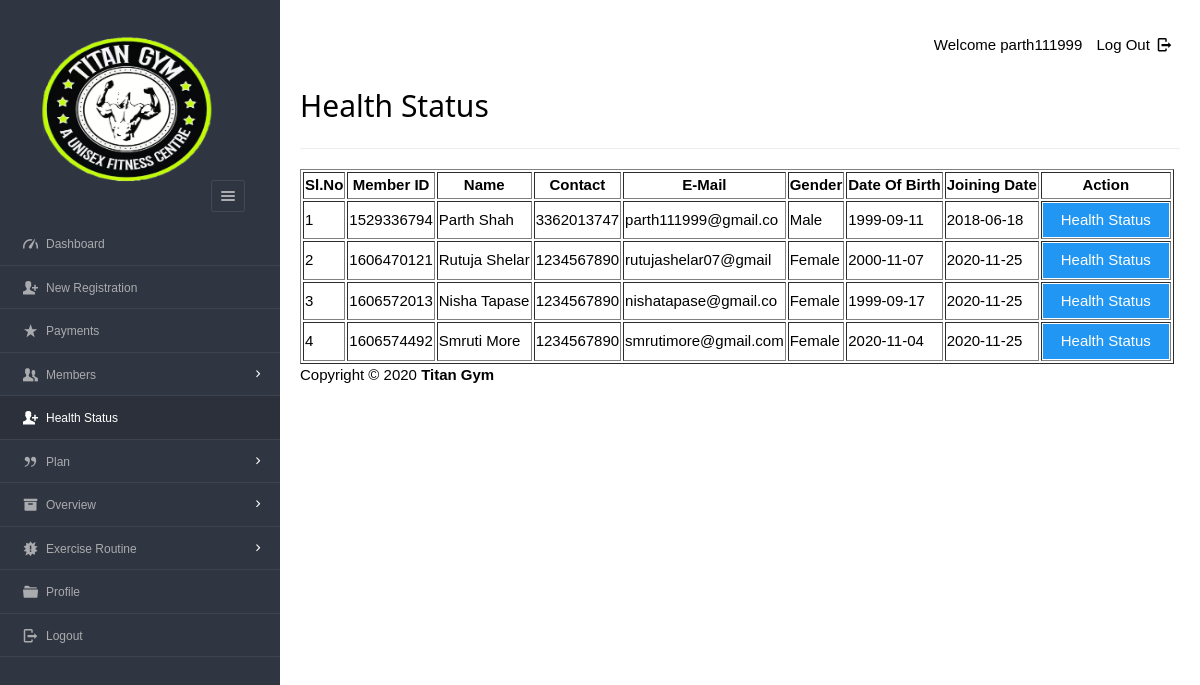
The app's page /dashboard/admin/new_health_status.php (signed in) with its own data.
### tables this page shows
CREATE TABLE `enrolls_to` (
  `et_id` int(5) NOT NULL,
  `pid` varchar(8) NOT NULL,
  `uid` varchar(20) NOT NULL,
  `paid_date` varchar(15) DEFAULT NULL,
  `expire` varchar(15) DEFAULT NULL,
  `renewal` varchar(15) DEFAULT NULL
);

CREATE TABLE `users` (
  `userid` varchar(20) NOT NULL,
  `username` varchar(40) NOT NULL,
  `gender` varchar(8) NOT NULL,
  `mobile` varchar(20) NOT NULL,
  `email` varchar(20) NOT NULL,
  `dob` varchar(10) NOT NULL,
  `joining_date` varchar(10) NOT NULL
);

### dashboard/admin/new_health_status.php (the view, shortened to what this page needs)
<?php
require '../../include/db_conn.php';
?>
<!DOCTYPE html>
<html lang="en">
<head>
  <link rel="stylesheet" href="../../css/style.css"  id="style-resource-5">
    <link rel="stylesheet" href="../../css/dashMain.css">
    <link rel="stylesheet" type="text/css" href="../../css/entypo.css">
	<link href="a1style.css" rel="stylesheet" type="text/css">
</head>
     <body class="page-body  page-fade" onload="collapseSidebar()">
    	<div class="page-container sidebar-collapsed" id="navbarcollapse">
		<div class="sidebar-menu">
			<header class="logo-env">
			<div class="logo">
				<a href="main.php">
					<img src="../../images/logo.png" alt="" width="192" height="80" />
				</a>
			</div>
					<div class="sidebar-collapse" onclick="collapseSidebar()">
				<a href="#" class="sidebar-collapse-icon with-animation">
					<i class="entypo-menu"></i>
				</a>
			</div>
			</header>
    		<?php include('nav.php'); ?>
    	</div>
    		<div class="main-content">
				<div class="row">
					<div class="col-md-6 col-sm-8 clearfix">
					</div>
					<div class="col-md-6 col-sm-4 clearfix hidden-xs">
						<ul class="list-inline links-list pull-right">
							<li>Welcome <?php echo $_SESSION['full_name']; ?>
							</li>
							<li>
								<a href="logout.php">
									Log Out <i class="entypo-logout right"></i>
								</a>
							</li>
						</ul>
					</div>
				</div>
		<h2>Health Status</h2>
		<hr />
		<table class="table table-bordered datatable" id="table-1" border=1>
			<thead>
				<tr><h2>
					<th>Sl.No</th>
					<th>Member ID</th>
					<th>Name</th>
					<th>Contact</th>
					<th>E-Mail</th>
					<th>Gender</th>
					<th>Date Of Birth</th>
					<th>Joining Date</th>
					<th>Action</th></h2>
				</tr>
			</thead>
				<tbody>
						<?php
							$query  = "select * from users ORDER BY joining_date";
							$result = mysqli_query($con, $query);
							$sno    = 1;
							if (mysqli_affected_rows($con) != 0) {
							    while ($row = mysqli_fetch_array($result, MYSQLI_ASSOC)) {
							        $uid   = $row['userid'];
							        $query1  = "select * from enrolls_to WHERE uid='$uid' AND renewal='yes'";
							        $result1 = mysqli_query($con, $query1);
							        if (mysqli_affected_rows($con) == 1) {
							            while ($row1 = mysqli_fetch_array($result1, MYSQLI_ASSOC)) {
							                echo "<tr><td>".$sno."</td>";
							                echo "<td>" . $row['userid'] . "</td>";
							                echo "<td>" . $row['username'] . "</td>";
							                echo "<td>" . $row['mobile'] . "</td>";
							                echo "<td>" . $row['email'] . "</td>";
							                echo "<td>" . $row['gender'] . "</td>";
							                echo "<td>" . $row['dob'] . "</td>";
							                echo "<td>" . $row['joining_date'] ."</td>";
							                $uname=$row['username'];
							       			$udob=$row['dob'];
							        		$ujoing=$row['joining_date'];
							        		$ugender=$row['gender'];
							                $sno++;
							                echo "<td><form action='health_status_entry.php' method='post'><input type='hidden' name='uid' value='" . $uid . "'/>
							                <input type='hidden' name='uname' value='" . $uname . "'/>
							                <input type='hidden' name='udob' value='" . $udob . "'/>
							                <input type='hidden' name='ujoin' value='" . $ujoing . "'/>
							                <input type='hidden' name='ugender' value='" . $ugender . "'/><input type='submit' class='a1-btn a1-blue' id='button1' value='Health Status' class='btn btn-info'/></form></td></tr>";
							            }
							        }
							    }
							}
						?>
					</tbody>
				</table>
			<?php include('footer.php'); ?>
    	</div>
    </body>
</html>

### css/style.css (style rules this page uses)
html { font-size: 62.5%; font-family: sans-serif; }
div { display: block; }
body { font-family: "Noto Sans", sans-serif, "Helvetica Neue", Helvetica, Arial, sans-serif; font-size: 12px; line-height: 1.428571429; display: block; margin: 0; }
body { background: url('/images/1697.jpg') no-repeat center center fixed; -webkit-background-size: cover; -moz-background-size: cover; -o-background-size: cover; background-size: cover; }
*, *:before, *:after { box-sizing: border-box; }
a { text-decoration: none; background: transparent; }
img { vertical-align: middle; }
img { border: 0; }
.logo img { width: 220px; height: 200px; }
input, button, select, textarea { font-family: inherit; font-size: inherit; line-height: inherit; }
button, input { line-height: normal; }
button, input, select, textarea { font-family: inherit; font-size: 100%; margin: 0; }
input { background-color: white; cursor: text; padding: 1px; border-width: 2px; border-style: inset; border-color: initial; border-image: initial; }
input, textarea, select, button { text-rendering: auto; color: initial; letter-spacing: normal; word-spacing: normal; text-transform: none; text-indent: 0px; text-shadow: none; display: inline-block; text-align: start; margin: 0em; font: 400 13.3333px Arial; }
button, html input[type="button"], input[type="reset"], input[type="submit"] { cursor: pointer; }
a { color: #373e4a; text-decoration: none; }
a { background: transparent; }
a { color: #373e4a; }
.page-container { position: relative; padding-left: 280px; }
.page-container .sidebar-menu { position: absolute; width: 280px; top: 0; left: 0; bottom: 0; background: #303641; color: #aaabae; z-index: 1; min-height: 796px; box-sizing: border-box; }
.page-container .sidebar-menu .logo-env { width: 100%; padding: 35px; padding-bottom: 10px; box-sizing: border-box; }
.page-container .sidebar-menu .logo-env:before, .page-container .sidebar-menu .logo-env:after { content: " "; display: table; }
.page-container .sidebar-menu .logo-env > div { display: block; vertical-align: middle; white-space: nowrap; float: left; }
.page-container .sidebar-menu .logo-env > div > a { display: inline-block; color: #aaabae; }
.page-container .sidebar-menu .logo-env > div.sidebar-collapse, .page-container .sidebar-menu .logo-env > div.sidebar-mobile-menu { position: relative; float: right; }
.page-container .sidebar-menu .logo-env > div.sidebar-collapse a, .page-container .sidebar-menu .logo-env > div.sidebar-mobile-menu a { display: inline-block; border: 1px solid #454a54; text-align: center; padding: 0; line-height: 1; font-size: 20px; font-weight: 300; padding: 5px 2px; background-clip: padding-box; border-radius: 3px; transition: all 200ms ease-in-out; }
.page-container .sidebar-menu .logo-env .logo img { width: 180px; height: 150px; }
.page-container .sidebar-menu .logo-env:after { clear: both; }
ul, ol { margin-top: 0; margin-bottom: 8.5px; }
ul, menu, dir { display: block; list-style-type: disc; }
li { display: list-item; }
i, cite, em, var, address, dfn { font-style: italic; }

### css/entypo.css (style rules this page uses)
[class^="entypo-"]:before, [class*=" entypo-"]:before { font-family: "entypo"; font-style: normal; font-weight: normal; speak: none; display: inline-block; text-decoration: inherit; width: 1em; margin-right: .2em; text-align: center; font-variant: normal; text-transform: none; line-height: 1em; margin-left: .2em; }
.entypo-menu:before { content: '\e811'; }
.entypo-logout:before { content: '\e85d'; }

### dashboard/admin/new_health_status.php (style rules this page uses)
#button1 { width:126px; }

### records on screen
enrolls_to: uid.userid "1529336794", uid.username "Parth Shah", uid.mobile "3362013747", uid.email "parth111999@gmail.co", uid.gender "Male", uid.dob "1999-09-11", uid.joining_date "2018-06-18"
enrolls_to: uid.userid "1606470121", uid.username "Rutuja Shelar", uid.mobile "1234567890", uid.email "rutujashelar07@gmail", uid.gender "Female", uid.dob "2000-11-07", uid.joining_date "2020-11-25"
enrolls_to: uid.userid "1606572013", uid.username "Nisha Tapase", uid.mobile "1234567890", uid.email "nishatapase@gmail.co", uid.gender "Female", uid.dob "1999-09-17", uid.joining_date "2020-11-25"
enrolls_to: uid.userid "1606574492", uid.username "Smruti More", uid.mobile "1234567890", uid.email "smrutimore@gmail.com", uid.gender "Female", uid.dob "2020-11-04", uid.joining_date "2020-11-25"

### other values on screen
$_SESSION['full_name'] "parth111999"
